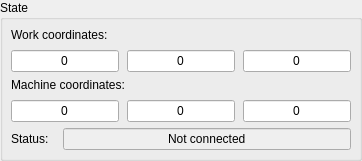
       <widget class="QGroupBox" name="grpState">
        <property name="title">
         <string>State</string>
        </property>
        <layout class="QVBoxLayout" name="verticalLayout_6">
         <property name="leftMargin">
          <number>8</number>
         </property>
         <property name="topMargin">
          <number>8</number>
         </property>
         <property name="rightMargin">
          <number>8</number>
         </property>
         <property name="bottomMargin">
          <number>8</number>
         </property>
         <item>
          <layout class="QVBoxLayout" name="verticalLayout_4">
           <property name="spacing">
            <number>8</number>
           </property>
           <item>
            <layout class="QHBoxLayout" name="horizontalLayout_9">
             <item>
              <widget class="QLabel" name="label">
               <property name="text">
                <string>Work coordinates:</string>
               </property>
              </widget>
             </item>
            </layout>
           </item>
           <item>
            <layout class="QHBoxLayout" name="horizontalLayout_8">
             <property name="spacing">
              <number>8</number>
             </property>
             <item>
              <widget class="QLineEdit" name="txtWPosX">
               <property name="text">
                <string>0</string>
               </property>
               <property name="alignment">
                <set>Qt::AlignCenter</set>
               </property>
               <property name="readOnly">
                <bool>true</bool>
               </property>
              </widget>
             </item>
             <item>
              <widget class="QLineEdit" name="txtWPosY">
               <property name="text">
                <string>0</string>
               </property>
               <property name="alignment">
                <set>Qt::AlignCenter</set>
               </property>
               <property name="readOnly">
                <bool>true</bool>
               </property>
              </widget>
             </item>
             <item>
              <widget class="QLineEdit" name="txtWPosZ">
               <property name="text">
                <string>0</string>
               </property>
               <property name="alignment">
                <set>Qt::AlignCenter</set>
               </property>
               <property name="readOnly">
                <bool>true</bool>
               </property>
              </widget>
             </item>
            </layout>
           </item>
          </layout>
         </item>
         <item>
          <layout class="QVBoxLayout" name="verticalLayout_5">
           <property name="spacing">
            <number>8</number>
           </property>
           <item>
            <layout class="QHBoxLayout" name="horizontalLayout_10">
             <item>
              <widget class="QLabel" name="label_2">
               <property name="text">
                <string>Machine coordinates:</string>
               </property>
              </widget>
             </item>
            </layout>
           </item>
           <item>
            <layout class="QHBoxLayout" name="horizontalLayout_11">
             <property name="spacing">
              <number>8</number>
             </property>
             <item>
              <widget class="QLineEdit" name="txtMPosX">
               <property name="text">
                <string>0</string>
               </property>
               <property name="alignment">
                <set>Qt::AlignCenter</set>
               </property>
               <property name="readOnly">
                <bool>true</bool>
               </property>
              </widget>
             </item>
             <item>
              <widget class="QLineEdit" name="txtMPosY">
               <property name="text">
                <string>0</string>
               </property>
               <property name="alignment">
                <set>Qt::AlignCenter</set>
               </property>
               <property name="readOnly">
                <bool>true</bool>
               </property>
              </widget>
             </item>
             <item>
              <widget class="QLineEdit" name="txtMPosZ">
               <property name="text">
                <string>0</string>
               </property>
               <property name="alignment">
                <set>Qt::AlignCenter</set>
               </property>
               <property name="readOnly">
                <bool>true</bool>
               </property>
              </widget>
             </item>
            </layout>
           </item>
          </layout>
         </item>
         <item>
          <layout class="QFormLayout" name="formLayout">
           <property name="horizontalSpacing">
            <number>14</number>
           </property>
           <item row="0" column="0">
            <widget class="QLabel" name="Label">
             <property name="text">
              <string>Status:</string>
             </property>
            </widget>
           </item>
           <item row="0" column="1">
            <widget class="QLineEdit" name="txtStatus">
             <property name="enabled">
              <bool>false</bool>
             </property>
             <property name="styleSheet">
              <string notr="true">/*border: 1px solid lightgray;*/
color: black;</string>
             </property>
             <property name="text">
              <string>Not connected</string>
             </property>
             <property name="alignment">
              <set>Qt::AlignCenter</set>
             </property>
             <property name="readOnly">
              <bool>true</bool>
             </property>
            </widget>
           </item>
          </layout>
         </item>
        </layout>
       </widget>
